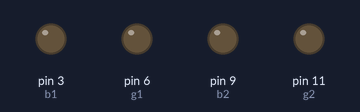
The sketch below on a simulated Arduino Uno, built with avr-gcc and run on an emulated ATmega328P. Parts: output pins drawn as LEDs (lit = HIGH). Pins used as bus, display or sensor lines are not drawn.

Above: at 0.15 s.
At 6.1 s:
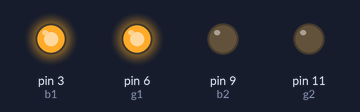
At 13.0 s:
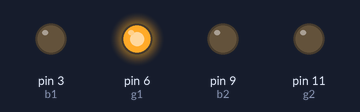
At 19.3 s:
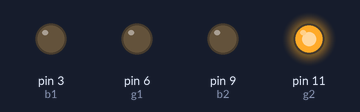
At 21.4 s:
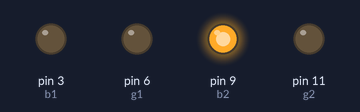
At 38.5 s:
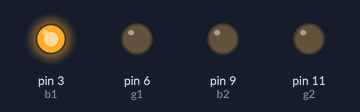
Timing chart, 0 to 40.0 s (numbered marks = the images above):
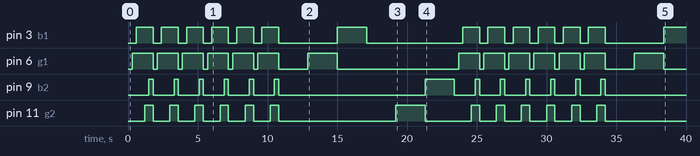

Measured:
- by itself, pin 3 (b1): LOW → HIGH at 0.60 s, → LOW 1.2 s later, → HIGH 0.60 s later, → LOW 1.2 s later, … (27 changes in this stretch)
- by itself, pin 6 (g1): LOW → HIGH at 0.30 s, → LOW 1.5 s later, → HIGH 0.30 s later, → LOW 1.5 s later, … (28 changes in this stretch)
- by itself, pin 9 (b2): goes 5 × (HIGH 0.30 s, LOW 1.5 s), HIGH 0.30 s, LOW 10.5 s, HIGH 2.1 s, 6 × (LOW 1.5 s, HIGH 0.30 s), then LOW
- by itself, pin 11 (g2): LOW → HIGH at 1.2 s, → LOW 0.60 s later, → HIGH 1.2 s later, → LOW 0.60 s later, … (26 changes in this stretch)

The sketch:

RGBHex_Test2.ino
```cpp
// (licence header left out)
#include <Wire.h>

int b1 = 3;
int r1 = 5;
int g1 = 6;
int b2 = 9;
int r2 = 10;
int g2 = 11;

int d1d2 = 2;
int d3d4 = 4;
int d5d6 = 7;
int d7d8 = 8;
int d9d10 = 12;
int d11d12 = 13;

int t=1;
int displayControl=1;
int availableBytes=0;

//byte RGB[12][3]={
//    {255,0,0},
//    {255,255,0},
//    {0,255,0},
//    {0,255,255},
//    {0,0,255},
//    {128,0,255},
//    {255,0,0},
//    {255,255,0},
//    {0,255,0},
//    {0,255,255},
//    {0,0,255},
//    {128,0,255},
//  };
byte RGB[12][3]={
    {0,0,0},
    {0,0,0},
    {0,0,0},
    {0,0,0},
    {0,0,0},
    {0,0,0},
    {0,0,0},
    {0,0,0},
    {0,0,0},
    {0,0,0},
    {0,0,0},
    {0,0,0},
  };


void setup()
{
  Wire.begin(1);                // join i2c bus with address #1
  Wire.onReceive(receiveEvent); // register event
  initPins();

}

int delayTime=300;
int delayTimeOff=1;
void loop()
{
   digitalWrite(d1d2,HIGH);

    analogWrite(r1,255);
    delay(delayTime);
    analogWrite(g1,255);
    delay(delayTime);
    analogWrite(b1,255);
    delay(delayTime);
    analogWrite(r2,255);
    delay(delayTime);
    analogWrite(g2,255);
    delay(delayTime);
    analogWrite(b2,255);
    delay(delayTime);
    analogWrite(r1,LOW);
    analogWrite(r2,LOW);
    analogWrite(g1,LOW);
    analogWrite(g2,LOW);
    analogWrite(b1,LOW);
    analogWrite(b2,LOW);

    digitalWrite(d1d2,LOW);


    digitalWrite(d3d4,HIGH);

    analogWrite(r1,255);
    delay(delayTime);
    analogWrite(g1,255);
    delay(delayTime);
    analogWrite(b1,255);
    delay(delayTime);
    analogWrite(r2,255);
    delay(delayTime);
    analogWrite(g2,255);
    delay(delayTime);
    analogWrite(b2,255);
    delay(delayTime);
    analogWrite(r1,LOW);
    analogWrite(r2,LOW);
    analogWrite(g1,LOW);
    analogWrite(g2,LOW);
    analogWrite(b1,LOW);
    analogWrite(b2,LOW);

    digitalWrite(d3d4,LOW);

    digitalWrite(d5d6,HIGH);

    analogWrite(r1,255);
    delay(delayTime);
    analogWrite(g1,255);
    delay(delayTime);
    analogWrite(b1,255);
    delay(delayTime);
    analogWrite(r2,255);
    delay(delayTime);
    analogWrite(g2,255);
    delay(delayTime);
    analogWrite(b2,255);
    delay(delayTime);
    analogWrite(r1,LOW);
    analogWrite(r2,LOW);
    analogWrite(g1,LOW);
    analogWrite(g2,LOW);
    analogWrite(b1,LOW);
    analogWrite(b2,LOW);

    digitalWrite(d5d6,LOW);

    digitalWrite(d7d8,HIGH);

    analogWrite(r1,255);
    delay(delayTime);
    analogWrite(g1,255);
    delay(delayTime);
    analogWrite(b1,255);
    delay(delayTime);
    analogWrite(r2,255);
    delay(delayTime);
    analogWrite(g2,255);
    delay(delayTime);
    analogWrite(b2,255);
    delay(delayTime);
    analogWrite(r1,LOW);
    analogWrite(r2,LOW);
    analogWrite(g1,LOW);
    analogWrite(g2,LOW);
    analogWrite(b1,LOW);
    analogWrite(b2,LOW);

    digitalWrite(d7d8,LOW);

    digitalWrite(d9d10,HIGH);

    analogWrite(r1,255);
    delay(delayTime);
    analogWrite(g1,255);
    delay(delayTime);
    analogWrite(b1,255);
    delay(delayTime);
    analogWrite(r2,255);
    delay(delayTime);
    analogWrite(g2,255);
    delay(delayTime);
    analogWrite(b2,255);
    delay(delayTime);
    analogWrite(r1,LOW);
    analogWrite(r2,LOW);
    analogWrite(g1,LOW);
    analogWrite(g2,LOW);
    analogWrite(b1,LOW);
    analogWrite(b2,LOW);

    digitalWrite(d9d10,LOW);

    digitalWrite(d11d12,HIGH);

    analogWrite(r1,255);
    delay(delayTime);
    analogWrite(g1,255);
    delay(delayTime);
    analogWrite(b1,255);
    delay(delayTime);
    analogWrite(r2,255);
    delay(delayTime);
    analogWrite(g2,255);
    delay(delayTime);
    analogWrite(b2,255);
    delay(delayTime);
    analogWrite(r1,LOW);
    analogWrite(r2,LOW);
    analogWrite(g1,LOW);
    analogWrite(g2,LOW);
    analogWrite(b1,LOW);
    analogWrite(b2,LOW);

    digitalWrite(d11d12,LOW);


    //////////////////////


    analogWrite(r1,255);
    delay(delayTime);
    digitalWrite(d1d2,HIGH);
    delay(delayTime);
    digitalWrite(d3d4,HIGH);
    delay(delayTime);
    digitalWrite(d5d6,HIGH);
    delay(delayTime);
    digitalWrite(d7d8,HIGH);
    delay(delayTime);
    digitalWrite(d9d10,HIGH);
    delay(delayTime);
    digitalWrite(d11d12,HIGH);
    delay(delayTime);
    digitalWrite(d1d2,LOW);
    digitalWrite(d3d4,LOW);
    digitalWrite(d5d6,LOW);
    digitalWrite(d7d8,LOW);
    digitalWrite(d9d10,LOW);
    digitalWrite(d11d12,LOW);
    analogWrite(r1,LOW);

        analogWrite(g1,255);
    delay(delayTime);
    digitalWrite(d1d2,HIGH);
    delay(delayTime);
    digitalWrite(d3d4,HIGH);
    delay(delayTime);
    digitalWrite(d5d6,HIGH);
    delay(delayTime);
    digitalWrite(d7d8,HIGH);
    delay(delayTime);
    digitalWrite(d9d10,HIGH);
    delay(delayTime);
    digitalWrite(d11d12,HIGH);
    delay(delayTime);
    digitalWrite(d1d2,LOW);
    digitalWrite(d3d4,LOW);
    digitalWrite(d5d6,LOW);
    digitalWrite(d7d8,LOW);
    digitalWrite(d9d10,LOW);
    digitalWrite(d11d12,LOW);
    analogWrite(g1,LOW);

        analogWrite(b1,255);
    delay(delayTime);
    digitalWrite(d1d2,HIGH);
    delay(delayTime);
    digitalWrite(d3d4,HIGH);
    delay(delayTime);
    digitalWrite(d5d6,HIGH);
    delay(delayTime);
    digitalWrite(d7d8,HIGH);
    delay(delayTime);
    digitalWrite(d9d10,HIGH);
    delay(delayTime);
    digitalWrite(d11d12,HIGH);
    delay(delayTime);
    digitalWrite(d1d2,LOW);
    digitalWrite(d3d4,LOW);
    digitalWrite(d5d6,LOW);
    digitalWrite(d7d8,LOW);
    digitalWrite(d9d10,LOW);
    digitalWrite(d11d12,LOW);
    analogWrite(b1,LOW);

        analogWrite(r2,255);
    delay(delayTime);
    digitalWrite(d1d2,HIGH);
    delay(delayTime);
    digitalWrite(d3d4,HIGH);
    delay(delayTime);
    digitalWrite(d5d6,HIGH);
    delay(delayTime);
    digitalWrite(d7d8,HIGH);
    delay(delayTime);
    digitalWrite(d9d10,HIGH);
    delay(delayTime);
    digitalWrite(d11d12,HIGH);
    delay(delayTime);
    digitalWrite(d1d2,LOW);
    digitalWrite(d3d4,LOW);
    digitalWrite(d5d6,LOW);
    digitalWrite(d7d8,LOW);
    digitalWrite(d9d10,LOW);
    digitalWrite(d11d12,LOW);
    analogWrite(r2,LOW);

        analogWrite(g2,255);
    delay(delayTime);
    digitalWrite(d1d2,HIGH);
    delay(delayTime);
    digitalWrite(d3d4,HIGH);
    delay(delayTime);
    digitalWrite(d5d6,HIGH);
    delay(delayTime);
    digitalWrite(d7d8,HIGH);
    delay(delayTime);
    digitalWrite(d9d10,HIGH);
    delay(delayTime);
    digitalWrite(d11d12,HIGH);
    delay(delayTime);
    digitalWrite(d1d2,LOW);
    digitalWrite(d3d4,LOW);
    digitalWrite(d5d6,LOW);
    digitalWrite(d7d8,LOW);
    digitalWrite(d9d10,LOW);
    digitalWrite(d11d12,LOW);
    analogWrite(g2,LOW);

        analogWrite(b2,255);
    delay(delayTime);
    digitalWrite(d1d2,HIGH);
    delay(delayTime);
    digitalWrite(d3d4,HIGH);
    delay(delayTime);
    digitalWrite(d5d6,HIGH);
    delay(delayTime);
    digitalWrite(d7d8,HIGH);
    delay(delayTime);
    digitalWrite(d9d10,HIGH);
    delay(delayTime);
    digitalWrite(d11d12,HIGH);
    delay(delayTime);
    digitalWrite(d1d2,LOW);
    digitalWrite(d3d4,LOW);
    digitalWrite(d5d6,LOW);
    digitalWrite(d7d8,LOW);
    digitalWrite(d9d10,LOW);
    digitalWrite(d11d12,LOW);
    analogWrite(b2,LOW);
 // scan();//scan the display
}

// function that executes whenever data is received from master
// this function is registered as an event, see setup()
void receiveEvent(int howMany)
{
  int beginPos=Wire.read();
  availableBytes=Wire.available();
  for(int i=beginPos; i<beginPos+availableBytes; i++)
    RGB[i/3][i%3]=Wire.read();
}

void scan()
{
  for (int i = 0; i < displayControl; i++) {

    digitalWrite(d1d2,HIGH);
    analogWrite(r1,RGB[0][0]);
    analogWrite(g1,RGB[0][1]);
    analogWrite(b1,RGB[0][2]);
    analogWrite(r2,RGB[1][0]);
    analogWrite(g2,RGB[1][1]);
    analogWrite(b2,RGB[1][2]);
    analogWrite(r1,LOW);
    analogWrite(g1,LOW);
    analogWrite(b1,LOW);
    analogWrite(r2,LOW);
    analogWrite(g2,LOW);
    analogWrite(b2,LOW);
    digitalWrite(d1d2,LOW);

    digitalWrite(d3d4,HIGH);
    analogWrite(r1,RGB[2][0]);
    analogWrite(g1,RGB[2][1]);
    analogWrite(b1,RGB[2][2]);
    analogWrite(r2,RGB[3][0]);
    analogWrite(g2,RGB[3][1]);
    analogWrite(b2,RGB[3][2]);
    analogWrite(r1,LOW);
    analogWrite(g1,LOW);
    analogWrite(b1,LOW);
    analogWrite(r2,LOW);
    analogWrite(g2,LOW);
    analogWrite(b2,LOW);
    digitalWrite(d3d4,LOW);

    digitalWrite(d5d6,HIGH);
    analogWrite(r1,RGB[4][0]);
    analogWrite(g1,RGB[4][1]);
    analogWrite(b1,RGB[4][2]);
    analogWrite(r2,RGB[5][0]);
    analogWrite(g2,RGB[5][1]);
    analogWrite(b2,RGB[5][2]);
    analogWrite(r1,LOW);
    analogWrite(g1,LOW);
    analogWrite(b1,LOW);
    analogWrite(r2,LOW);
    analogWrite(g2,LOW);
    analogWrite(b2,LOW);
    digitalWrite(d5d6,LOW);

    digitalWrite(d7d8,HIGH);
    analogWrite(r1,RGB[6][0]);
    analogWrite(g1,RGB[6][1]);
    analogWrite(b1,RGB[6][2]);
    analogWrite(r2,RGB[7][0]);
    analogWrite(g2,RGB[7][1]);
    analogWrite(b2,RGB[7][2]);
    analogWrite(r1,LOW);
    analogWrite(g1,LOW);
    analogWrite(b1,LOW);
    analogWrite(r2,LOW);
    analogWrite(g2,LOW);
    analogWrite(b2,LOW);
    digitalWrite(d7d8,LOW);

    digitalWrite(d9d10,HIGH);
    analogWrite(r1,RGB[8][0]);
    analogWrite(g1,RGB[8][1]);
    analogWrite(b1,RGB[8][2]);
    analogWrite(r2,RGB[9][0]);
    analogWrite(g2,RGB[9][1]);
    analogWrite(b2,RGB[9][2]);
    analogWrite(r1,LOW);
    analogWrite(g1,LOW);
    analogWrite(b1,LOW);
    analogWrite(r2,LOW);
    analogWrite(g2,LOW);
    analogWrite(b2,LOW);
    digitalWrite(d9d10,LOW);

    digitalWrite(d11d12,HIGH);
    analogWrite(r1,RGB[10][0]);
    analogWrite(g1,RGB[10][1]);
    analogWrite(b1,RGB[10][2]);
    analogWrite(r2,RGB[11][0]);
    analogWrite(g2,RGB[11][1]);
    analogWrite(b2,RGB[11][2]);
    analogWrite(r1,LOW);
    analogWrite(g1,LOW);
    analogWrite(b1,LOW);
    analogWrite(r2,LOW);
    analogWrite(g2,LOW);
    analogWrite(b2,LOW);
    digitalWrite(d11d12,LOW);

    //delay(t);
  }
}

void initPins()
{
  pinMode(b1,OUTPUT);
  pinMode(r1,OUTPUT);
  pinMode(g1,OUTPUT);
  pinMode(b2,OUTPUT);
  pinMode(r2,OUTPUT);
  pinMode(g2,OUTPUT);

  pinMode(d1d2,INPUT);
  pinMode(d3d4,INPUT);
  pinMode(d5d6,INPUT);
  pinMode(d7d8,INPUT);
  pinMode(d9d10,INPUT);
  pinMode(d11d12,INPUT);

  digitalWrite(b1,LOW);
  digitalWrite(r1,LOW);
  digitalWrite(g1,LOW);
  digitalWrite(b2,LOW);
  digitalWrite(r2,LOW);
  digitalWrite(g2,LOW);

  digitalWrite(d1d2,LOW);
  digitalWrite(d3d4,LOW);
  digitalWrite(d5d6,LOW);
  digitalWrite(d7d8,LOW);
  digitalWrite(d9d10,LOW);
  digitalWrite(d11d12,LOW);
}
```
